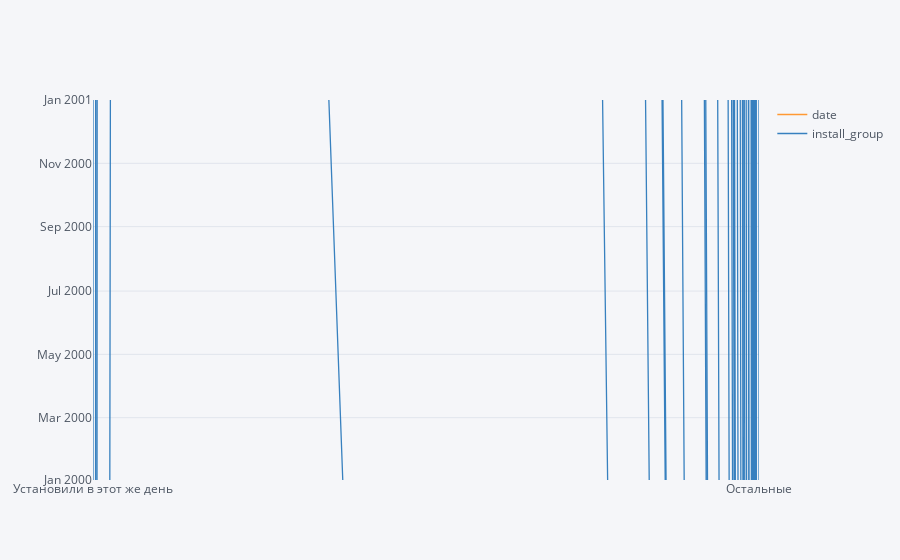

This figure's notebook cell:
### Code cell
hg.iplot()

### Figure 1 — Plotly figure (JSON) as saved in the notebook; plotly's stock layout.template omitted (floating-point values rounded to 4 significant figures; data arrays with more than 128 entries replaced by an {"elided": "..."} marker saying what was removed)
{"data": [{"line": {"color": "rgba(255, 153, 51, 1.0)", "dash": "solid", "shape": "linear", "width": 1.3}, "mode": "lines", "name": "date", "text": "", "type": "scatter", "x": {"elided": "182 str values"}, "y": {"elided": "182 str values"}}, {"line": {"color": "rgba(55, 128, 191, 1.0)", "dash": "solid", "shape": "linear", "width": 1.3}, "mode": "lines", "name": "install_group", "text": "", "type": "scatter", "x": {"elided": "182 str values"}, "y": {"elided": "182 int values"}}], "layout": {"legend": {"bgcolor": "#F5F6F9", "font": {"color": "#4D5663"}}, "paper_bgcolor": "#F5F6F9", "plot_bgcolor": "#F5F6F9", "title": {"font": {"color": "#4D5663"}}, "xaxis": {"gridcolor": "#E1E5ED", "showgrid": true, "tickfont": {"color": "#4D5663"}, "title": {"font": {"color": "#4D5663"}, "text": ""}, "zerolinecolor": "#E1E5ED"}, "yaxis": {"gridcolor": "#E1E5ED", "showgrid": true, "tickfont": {"color": "#4D5663"}, "title": {"font": {"color": "#4D5663"}, "text": ""}, "zerolinecolor": "#E1E5ED"}}}
